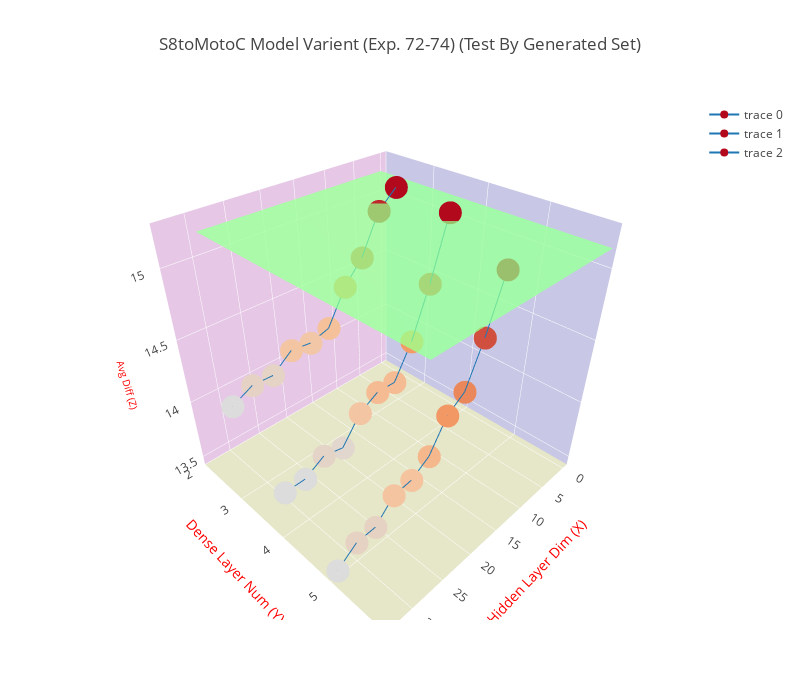

Notebook cell for this chart:
### Code cell
trace = go.Scatter3d(
    x=x1, y=y1, z=z1,
    marker=dict(
        size=8,
        color=z1
    ),
    line=dict(
        color='#1f77b4',
        width=2
    )
)

trace2 = go.Scatter3d(
    x=x2, y=y2, z=z2,
    marker=dict(
        size=8,
        color=z2
    ),
    line=dict(
        color='#1f77b4',
        width=2
    )
)

trace3 = go.Scatter3d(
    x=x3, y=y3, z=z3,
    marker=dict(
        size=8,
        color=z3
    ),
    line=dict(
        color='#1f77b4',
        width=2
    )
)

trace4 = go.Surface(
    z=polyfit_list,
    opacity=0.7,
    colorscale='Jet',
    showscale=False
)

data = [trace, trace2, trace3, trace4]
layout = go.Layout(
    width=800,
    height=700,
    title= title,
    scene=dict(
        xaxis=dict(
            title='Hidden Layer Dim (X)',
            titlefont=dict(
                size=14,
                color='#ff0000'
            ),
            gridcolor='rgb(255, 255, 255)',
            zerolinecolor='rgb(255, 255, 255)',
            showbackground=True,
            backgroundcolor='rgb(200, 200, 230)'
        ),
        yaxis=dict(
            nticks = 5,
            range = [2, 6],
            title='Dense Layer Num (Y)',
            titlefont=dict(
                size=14,
                color='#ff0000'
            ),
            gridcolor='rgb(255, 255, 255)',
            zerolinecolor='rgb(255, 255, 255)',
            showbackground=True,
            backgroundcolor='rgb(230, 200, 230)'
        ),
        zaxis=dict(
            title='Avg Diff (Z)',
            titlefont=dict(
                size=10,
                color='#ff0000'
            ),
            gridcolor='rgb(255, 255, 255)',
            zerolinecolor='rgb(255, 255, 255)',
            showbackground=True,
            backgroundcolor='rgb(230, 230, 200)'
        ),
    )
)

fig = go.Figure(data=data, layout=layout)
plotly.offline.iplot(fig)

### Figure 1 — Plotly figure (JSON) as saved in the notebook; plotly's stock layout.template omitted (floating-point values rounded to 4 significant figures; data arrays with more than 128 entries replaced by an {"elided": "..."} marker saying what was removed)
{"data": [{"line": {"color": "#1f77b4", "width": 2}, "marker": {"color": [15.22, 15.11, 14.83, 14.67, 14.42, 14.37, 14.39, 14.27, 14.28, 14.2], "size": 8}, "type": "scatter3d", "uid": "812f237a-e068-11e8-bf92-001a7dda7111", "x": [6, 9, 12, 15, 18, 21, 24, 27, 30, 33], "y": [3, 3, 3, 3, 3, 3, 3, 3, 3, 3], "z": [15.22, 15.11, 14.83, 14.67, 14.42, 14.37, 14.39, 14.27, 14.28, 14.2]}, {"line": {"color": "#1f77b4", "width": 2}, "marker": {"color": [15.18, 14.75, 14.38, 14.13, 14.13, 14.04, 13.85, 13.88, 13.79, 13.79], "size": 8}, "type": "scatter3d", "uid": "812f237b-e068-11e8-90b0-001a7dda7111", "x": [6, 9, 12, 15, 18, 21, 24, 27, 30, 33], "y": [4, 4, 4, 4, 4, 4, 4, 4, 4, 4], "z": [15.18, 14.75, 14.38, 14.13, 14.13, 14.04, 13.85, 13.88, 13.79, 13.79]}, {"line": {"color": "#1f77b4", "width": 2}, "marker": {"color": [14.96, 14.55, 14.21, 14.11, 13.87, 13.77, 13.76, 13.6, 13.59, 13.47], "size": 8}, "type": "scatter3d", "uid": "812f237c-e068-11e8-9d3d-001a7dda7111", "x": [6, 9, 12, 15, 18, 21, 24, 27, 30, 33], "y": [5, 5, 5, 5, 5, 5, 5, 5, 5, 5], "z": [14.96, 14.55, 14.21, 14.11, 13.87, 13.77, 13.76, 13.6, 13.59, 13.47]}, {"colorscale": "Jet", "opacity": 0.7, "showscale": false, "type": "surface", "uid": "812f237d-e068-11e8-9523-001a7dda7111", "z": {"elided": "7x30 float values"}}], "layout": {"height": 700, "scene": {"xaxis": {"backgroundcolor": "rgb(200, 200, 230)", "gridcolor": "rgb(255, 255, 255)", "showbackground": true, "title": "Hidden Layer Dim (X)", "titlefont": {"color": "#ff0000", "size": 14}, "zerolinecolor": "rgb(255, 255, 255)"}, "yaxis": {"backgroundcolor": "rgb(230, 200, 230)", "gridcolor": "rgb(255, 255, 255)", "nticks": 5, "range": [2, 6], "showbackground": true, "title": "Dense Layer Num (Y)", "titlefont": {"color": "#ff0000", "size": 14}, "zerolinecolor": "rgb(255, 255, 255)"}, "zaxis": {"backgroundcolor": "rgb(230, 230, 200)", "gridcolor": "rgb(255, 255, 255)", "showbackground": true, "title": "Avg Diff (Z)", "titlefont": {"color": "#ff0000", "size": 10}, "zerolinecolor": "rgb(255, 255, 255)"}}, "title": "S8toMotoC Model Varient (Exp. 72-74) (Test By Generated Set)", "width": 800}}
